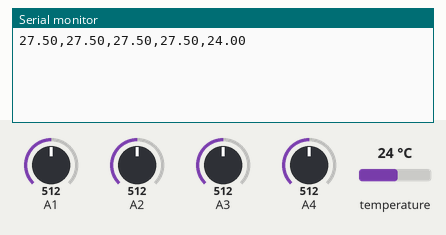
This sketch was run on a simulated Arduino Uno, built with avr-gcc and run on an emulated ATmega328P. On the bench: the last lines printed to the serial monitor. Inputs (shaded band) come from the test bench; at power-on: temperature 24 °C, A1 = 512, A2 = 512, A3 = 512, A4 = 512.

Above: at 1.2 s.
1.3 s: temperature set to 12 °C
2.8 s: A1 set to 716
At 3.8 s:
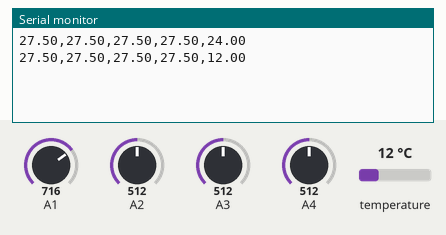
4.3 s: A2 set to 716
At 5.6 s:
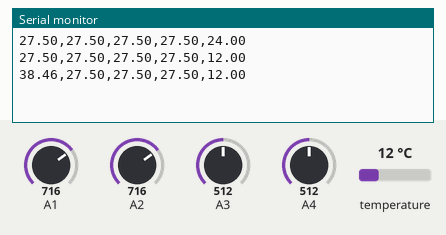
5.8 s: A3 set to 716
At 7.2 s:
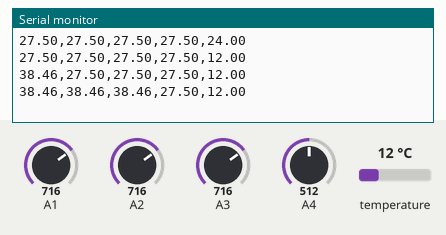
7.3 s: A4 set to 716
8.8 s: temperature set to 19 °C
At 9.3 s:
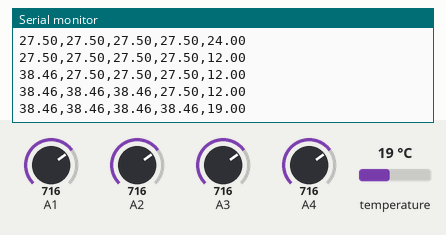
Timing chart, 0 to 11.3 s (numbered marks = the images above; inputs shaded):
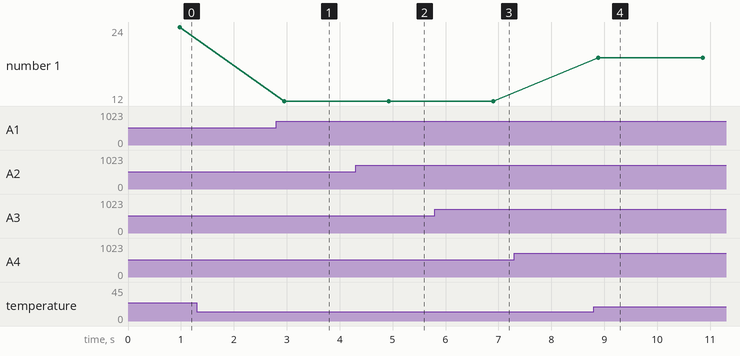

The sketch:

Voc_Arduino_Code.ino
```cpp
#define VOLTAGE_1 A1
#define VOLTAGE_2 A2
#define VOLTAGE_3 A3
#define VOLTAGE_4 A4
/********************************************************************/
// Data wire is plugged into pin 2 on the Arduino
#define ONE_WIRE_BUS 2
/********************************************************************/
#include <OneWire.h>
#include <DallasTemperature.h>
// Setup a oneWire instance to communicate with any OneWire devices
// (not just Maxim/Dallas temperature ICs)
OneWire oneWire(ONE_WIRE_BUS);
/********************************************************************/
// Pass our oneWire reference to Dallas Temperature.
DallasTemperature sensors(&oneWire);


unsigned long time;

int NUM_SAMPLES = 20;
char clocktime;
char time_t;
float sum1 = 0;     // sum of samples from A1
float sum2 = 0;     // sum of samples from A2
float sum3 = 0;     // sum of samples from A3
float sum4 = 0;     // sum of samples from A4

float R1 = 1000000.00;
float R2 = 100000.00;

int sample_count = 0;       // current sample number

float V1_ave = 0;
float V2_ave = 0;
float V3_ave = 0;
float V4_ave = 0;

float V1_out = 0;
float V2_out = 0;
float V3_out = 0;
float V4_out = 0;


float V1 = 0.0;       // calculated voltage
float V2 = 0.0;
float V3 = 0.0;
float V4 = 0.0;


void setup() {
  Serial.begin(9600);
   // Start up the library

 sensors.begin();
  while (!Serial) {
    ; // wait for serial port to connect. Needed for native USB port only
  }
}

void loop(void)
{

while (sample_count < NUM_SAMPLES)
    {
        sum1 += analogRead(A1);
        sum2 += analogRead(A2);
        sum3 += analogRead(A3);
        sum4 += analogRead(A4);
        sample_count++;
        delay(10);
    }
  V1_ave = (float)sum1 / (float)NUM_SAMPLES;
  V1_out = V1_ave * 5 / 1024;     //2.99796 lähin kalibrointi
  V1 = V1_out / (R2/(R1+R2));

  V2_ave = (float)sum2 / (float)NUM_SAMPLES;
  V2_out = V2_ave * 5 / 1024;     //2.99796 lähin kalibrointi
  V2 = V2_out / (R2/(R1+R2));

  V3_ave = (float)sum3 / (float)NUM_SAMPLES;
  V3_out = V3_ave * 5 / 1024;     //2.99796 lähin kalibrointi
  V3 = V3_out / (R2/(R1+R2));

  V4_ave = (float)sum4 / (float)NUM_SAMPLES;
  V4_out = V4_ave * 5 / 1024;     //2.99796 lähin kalibrointi
  V4 = V4_out / (R2/(R1+R2));


  sensors.requestTemperatures(); // Send the command to get temperature readings

  Serial.print(V1);
  Serial.print(",");
  Serial.print(V2);
  Serial.print(",");
  Serial.print(V3);
  Serial.print(",");
  Serial.print(V4);
  Serial.print(",");
  sample_count = 0;
  sum1 = 0;
  sum2 = 0;
  sum3 = 0;
  sum4 = 0;
  Serial.println(sensors.getTempCByIndex(0));// Why "byIndex"?
   // You can have more than one DS18B20 on the same bus.
   // 0 refers to the first IC on the wire
  delay(1000);
}
```

Measured:
- after the input at 5.8 s, the serial monitor: prints a new line after 1.1 s (image 3)
- after the input at 8.8 s, the serial monitor: prints a new line after 0.08 s (image 4)
- plotted number 1: 12 → 19 after the input at 8.8 s
